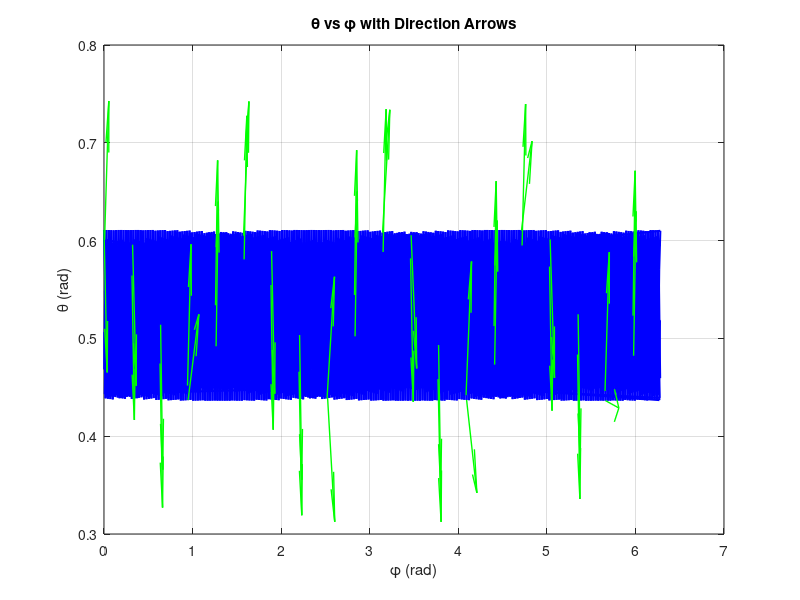
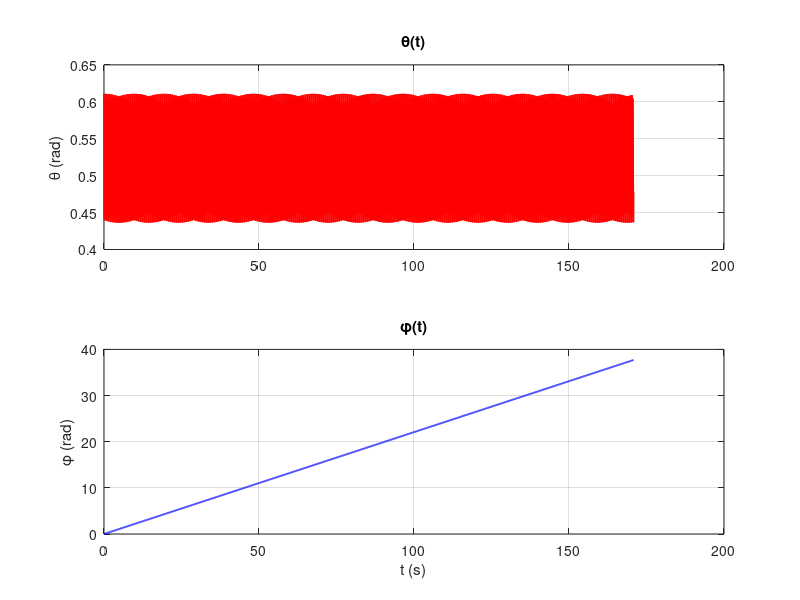

Write MATLAB code to recreate these figures, in order.
% nutation_vs_precession_fixed.m
clearvars; close all;

%% Parameters
theta0 = 30*pi/180;    % mean tilt angle (rad)
A = 5*pi/180;          % nutation amplitude (rad)
omega_n = 20;          % nutation angular frequency (rad/s)
omega_s = 200;         % spin rate (rad/s)

m = 1.2; g = 9.81; r = 0.15;
Is = 0.02; Ip = 0.01;

%% Precession rate (steady approximation)
omega_p = (m*g*r*sin(theta0)) / (Is * omega_s);

%% Time
T = 2*pi/omega_p;
tmax = 6*T;
t = linspace(0, tmax, 3000);

%% Kinematics
phi   = omega_p .* t;
theta = theta0 + A .* cos(omega_n .* t);

phi_unwrapped = mod(phi, 2*pi);

%% Plot phase curve
figure('Color','w','Position',[200 200 750 480]);
plot(phi_unwrapped, theta, 'b-', 'LineWidth',1.5);
hold on;
grid on; box on;
xlabel('\phi (rad)');
ylabel('\theta (rad)');
title('\theta vs \phi with Direction Arrows');

%% --- Correct arrow computation ---

% time derivatives
dphi_dt   = gradient(phi, t);
dtheta_dt = gradient(theta, t);

% choose number of arrows
n_arrows = 40;
step = max(1, floor(length(t)/n_arrows));
idx = 1:step:length(t);

% normalize arrow length for nice visualization
mag = sqrt(dphi_dt.^2 + dtheta_dt.^2);
dphi_norm   = dphi_dt ./ mag;
dtheta_norm = dtheta_dt ./ mag;

scale = 0.15;  % arrow length scaling factor

quiver(phi_unwrapped(idx), ...
       theta(idx), ...
       scale*dphi_norm(idx), ...
       scale*dtheta_norm(idx), ...
       0, 'g', 'LineWidth',1);

hold off;

%% Time plots
figure('Color','w','Position',[200 200 750 500]);

subplot(2,1,1);
plot(t, theta, 'r','LineWidth',1.3);
ylabel('\theta (rad)');
title('\theta(t)');
grid on;

subplot(2,1,2);
plot(t, phi, 'b','LineWidth',1.3);
xlabel('t (s)');
ylabel('\phi (rad)');
title('\phi(t)');
grid on;
